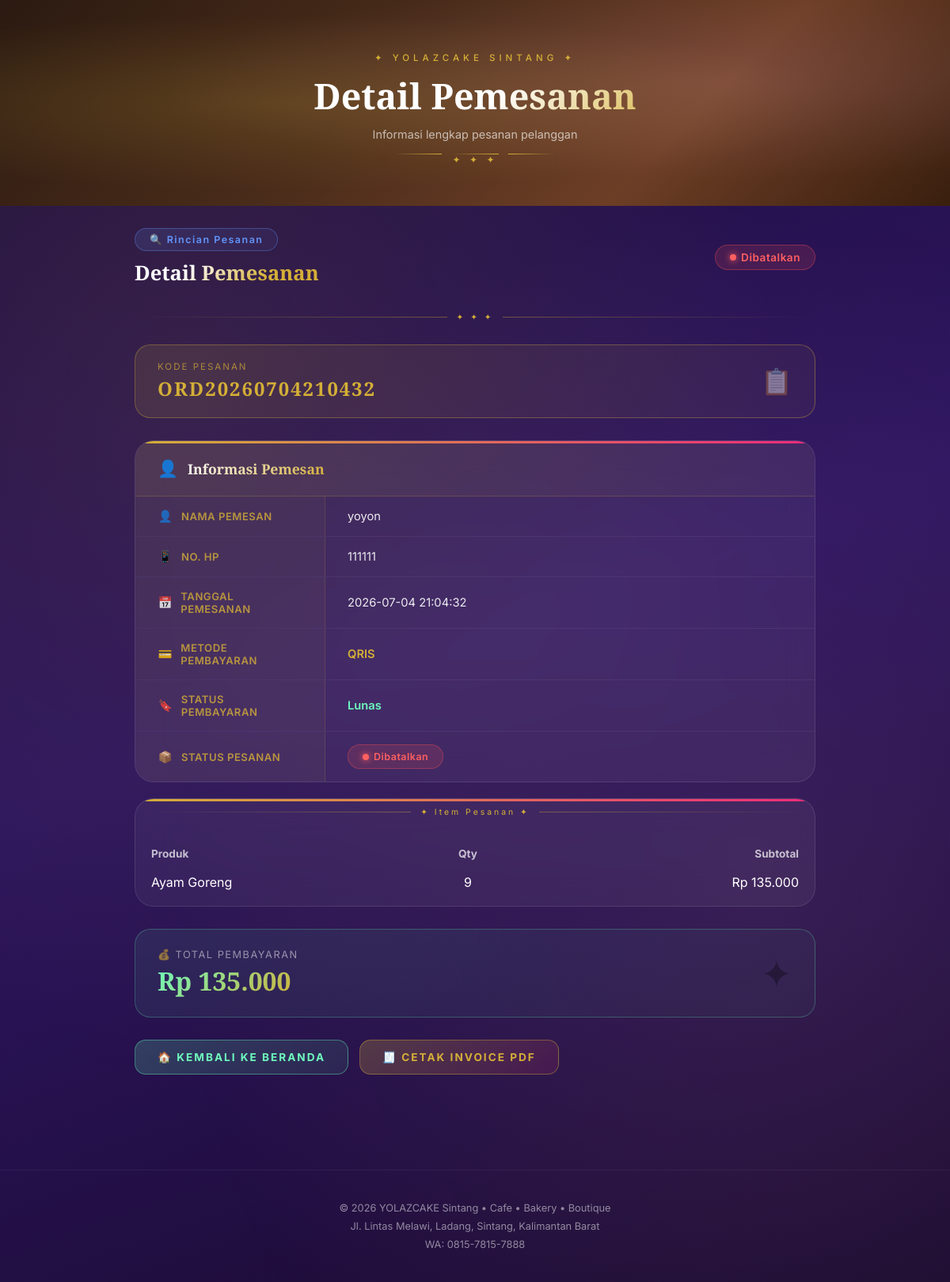
The page /pemesanan/detail_pemesanan.php?id=14 (signed in) on the database its author committed.
### tables this page shows
CREATE TABLE `pemesanan` (
  `id_pemesanan` int(11) NOT NULL,
  `kode_pesanan` varchar(20) DEFAULT NULL,
  `id_member` int(11) DEFAULT NULL,
  `id_user` int(11) DEFAULT NULL,
  `tanggal` datetime DEFAULT current_timestamp(),
  `total_harga` decimal(10,2) DEFAULT NULL,
  `kode_promo` varchar(30) DEFAULT NULL,
  `diskon_nominal` decimal(10,2) DEFAULT 0.00,
  `id_booking` int(11) DEFAULT NULL,
  `metode_pembayaran` varchar(20) DEFAULT NULL,
  `status_pembayaran` enum('Menunggu','Lunas','Gagal') DEFAULT 'Menunggu',
  `status_pesanan` enum('Menunggu','Diproses','Siap Diambil','Selesai','Dibatalkan') DEFAULT 'Menunggu',
  `nama_pemesan` varchar(100) NOT NULL,
  `no_hp` varchar(20) DEFAULT NULL,
  `nomor_meja` varchar(10) DEFAULT NULL
);

CREATE TABLE `detail_pemesanan` (
  `id_detail` int(11) NOT NULL,
  `id_pemesanan` int(11) DEFAULT NULL,
  `id_produk` int(11) DEFAULT NULL,
  `jumlah` int(11) DEFAULT NULL,
  `subtotal` decimal(10,2) DEFAULT NULL
);

CREATE TABLE `produk` (
  `id_produk` int(11) NOT NULL,
  `nama_produk` varchar(100) NOT NULL,
  `harga` decimal(10,2) NOT NULL,
  `deskripsi` text DEFAULT NULL,
  `foto` varchar(255) DEFAULT NULL,
  `stok` int(11) DEFAULT 0,
  `created_at` timestamp NOT NULL DEFAULT current_timestamp(),
  `id_kategori` int(11) DEFAULT NULL
);

### pemesanan/detail_pemesanan.php (the view, shortened to what this page needs)
<?php
include '../config/koneksi.php';
$id_pemesanan = (int)($_GET['id'] ?? 0);
$stmt = $conn->prepare("SELECT * FROM pemesanan WHERE id_pemesanan = ?");
$stmt->bind_param("i", $id_pemesanan);
$stmt->execute();
$data = $stmt->get_result()->fetch_assoc();
$stmtItems = $conn->prepare(
    "SELECT dp.*, p.nama_produk, p.foto
     FROM detail_pemesanan dp
     LEFT JOIN produk p ON p.id_produk = dp.id_produk
     WHERE dp.id_pemesanan = ?"
);
$stmtItems->bind_param("i", $id_pemesanan);
$stmtItems->execute();
$items = $stmtItems->get_result()->fetch_all(MYSQLI_ASSOC);
?>
<!DOCTYPE html>
<html lang="id">
<head>
</head>
<body>
<div class="page-hero" id="pageHero">
  <div class="hero-inner">
    <p class="hero-eyebrow">✦ YOLAZCAKE Sintang ✦</p>
    <h1>Detail Pemesanan</h1>
    <p class="hero-sub">Informasi lengkap pesanan pelanggan</p>
    <div class="hero-divider">
      <span></span><span class="diamond">✦ ✦ ✦</span><span></span>
    </div>
  </div>
</div>
<div class="page-wrapper">
  <div class="top-bar">
    <div>
      <div class="new-badge">🔍 Rincian Pesanan</div>
      <h2 class="section-title" style="margin-top:10px;">Detail Pemesanan</h2>
    </div>
    <?php
    $s = $data['status_pesanan'];
    if($s==='Menunggu')         echo "<span class='status-badge status-menunggu'>Menunggu</span>";
    elseif($s==='Diproses')     echo "<span class='status-badge status-diproses'>Diproses</span>";
    elseif($s==='Siap Diambil') echo "<span class='status-badge status-siap'>Siap Diambil</span>";
    elseif($s==='Selesai')      echo "<span class='status-badge status-selesai'>Selesai</span>";
    else                        echo "<span class='status-badge status-batal'>Dibatalkan</span>";
    ?>
  </div>
  <div class="gold-rule"><span>✦ ✦ ✦</span></div>
  <div class="kode-banner">
    <div class="kode-banner-left">
      <div class="kode-label">Kode Pesanan</div>
      <div class="kode-value"><?= htmlspecialchars($data['kode_pesanan']) ?></div>
    </div>
    <div style="font-size:2em;opacity:.4;">📋</div>
  </div>
  <div class="detail-card">
    <div class="detail-card-header">
      <span style="font-size:1.3em;">👤</span>
      <h3>Informasi Pemesan</h3>
    </div>
    <div class="detail-row">
      <div class="detail-label"><span class="row-icon">👤</span>Nama Pemesan</div>
      <div class="detail-val"><?= htmlspecialchars($data['nama_pemesan']) ?></div>
    </div>
    <div class="detail-row">
      <div class="detail-label"><span class="row-icon">📱</span>No. HP</div>
      <div class="detail-val"><?= htmlspecialchars($data['no_hp']) ?></div>
    </div>
    <div class="detail-row">
      <div class="detail-label"><span class="row-icon">📅</span>Tanggal Pemesanan</div>
      <div class="detail-val"><?= htmlspecialchars($data['tanggal']) ?></div>
    </div>
    <div class="detail-row">
      <div class="detail-label"><span class="row-icon">💳</span>Metode Pembayaran</div>
      <div class="detail-val gold-text"><?= htmlspecialchars($data['metode_pembayaran']) ?></div>
    </div>
    <div class="detail-row">
      <div class="detail-label"><span class="row-icon">🔖</span>Status Pembayaran</div>
      <div class="detail-val">
        <?php
        $sp = $data['status_pembayaran'] ?? '-';
        $spClass = ($sp === 'Lunas') ? 'color:#6efabc;font-weight:600;' : 'color:#ffb432;font-weight:600;';
        echo "<span style='$spClass'>$sp</span>";
        ?>
      </div>
    </div>
    <div class="detail-row">
      <div class="detail-label"><span class="row-icon">📦</span>Status Pesanan</div>
      <div class="detail-val">
        <?php
        if($s==='Menunggu')         echo "<span class='status-badge status-menunggu'>Menunggu</span>";
        elseif($s==='Diproses')     echo "<span class='status-badge status-diproses'>Diproses</span>";
        elseif($s==='Siap Diambil') echo "<span class='status-badge status-siap'>Siap Diambil</span>";
        elseif($s==='Selesai')      echo "<span class='status-badge status-selesai'>Selesai</span>";
        else                        echo "<span class='status-badge status-batal'>Dibatalkan</span>";
        ?>
      </div>
    </div>
  </div>
  <?php if(!empty($items)): ?>
  <div class="detail-card" style="margin-top:20px;padding:10px;">
    <div class="gold-rule"><span>✦ Item Pesanan ✦</span></div>
    <table style="width:100%;border:none;color:#fff;">
      <thead>
        <tr style="border-bottom:1px solid rgba(212,175,55,.3);">
          <th style="text-align:left;padding:8px;font-size:.85em;opacity:.7;width:10px;">Produk</th>
          <th style="text-align:center;padding:8px;font-size:.85em;opacity:.7;width:10px;">Qty</th>
          <th style="text-align:right;padding:8px;font-size:.85em;opacity:.7;width:10px;">Subtotal</th>
        </tr>
      </thead>
      <tbody>
        <?php foreach($items as $item): ?>
        <tr style="border-bottom:1px solid rgba(255,255,255,.08);">
          <td style="padding:8px;"><?= htmlspecialchars($item['nama_produk'] ?? 'Produk telah dihapus') ?></td>
          <td style="text-align:center;padding:8px;"><?= (int)$item['jumlah'] ?></td>
          <td style="text-align:right;padding:8px;">Rp <?= number_format($item['subtotal'],0,',','.') ?></td>
        </tr>
        <?php endforeach; ?>
      </tbody>
    </table>
  </div>
  <?php endif; ?>
  <div class="summary-box">
    <div>
      <div class="summary-label">💰 Total Pembayaran</div>
      <div class="summary-amount">Rp <?= number_format($data['total_harga'],0,',','.') ?></div>
    </div>
    <div style="opacity:.3;font-size:3em;">✦</div>
  </div>
  <div class="actions">
    <a href="../index.php" class="btn-premium btn-home">🏠 Kembali ke Beranda</a>
    <a href="invoice_pdf.php?id=<?= $id_pemesanan ?>" target="_blank" class="btn-premium btn-invoice">🧾 Cetak Invoice PDF</a>
  </div>
</div>
<div class="site-footer">
  © 2026 YOLAZCAKE Sintang • Cafe • Bakery • Boutique<br>
  Jl. Lintas Melawi, Ladang, Sintang, Kalimantan Barat<br>
  WA: 0815-7815-7888
</div>
</body>
</html>

### rows shown on the page
pemesanan: kode_pesanan "ORD20260704210432", nama_pemesan "yoyon", no_hp "111111", tanggal "2026-07-04 21:04:32", metode_pembayaran "QRIS", status_pembayaran "Lunas", total_harga "135.000"
detail_pemesanan: id_produk.nama_produk "Ayam Goreng", jumlah "9", subtotal "135.000"
